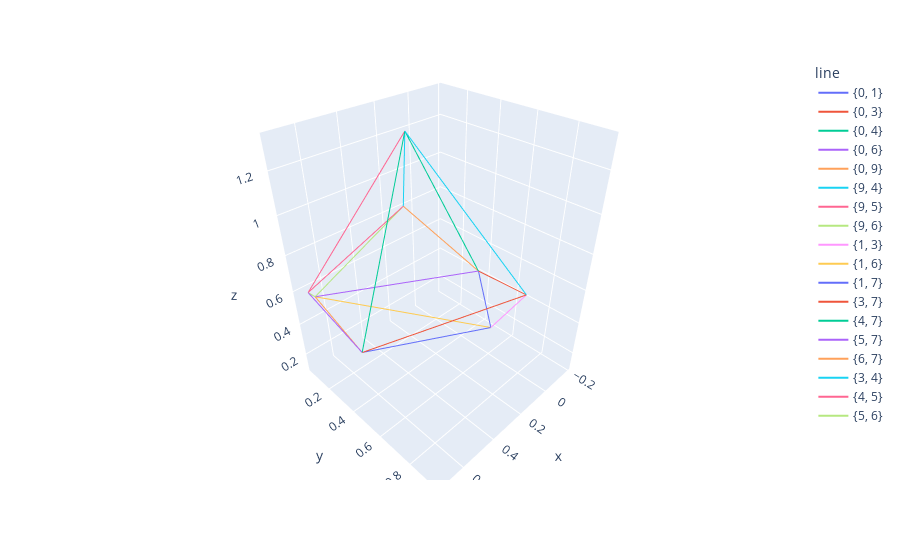

Notebook source saved alongside this figure:
### Code cell
poly_ind = 6
poly = polys[poly_ind]

dims = ["x", "y", "z"]
vertices_by_col = {dims[i]: list(col) for i, col in enumerate(zip(*poly["vertices"]))}
vertices_by_col["extreme"] = [str(i in poly["essential_indices"]) for i in range(len(poly["vertices"]))]
vertices_by_col["text"] = [str(i) for i in range(len(vertices_by_col["x"]))]

# Plot the edges

lines = {}
for start_vertex, adjacent in poly["adjacency"].items():
    for end_vertex in adjacent:
        line = frozenset((int(start_vertex), int(end_vertex)))
        count = lines.get(line, 0)
        lines[line] = count + 1
        
for line, count in lines.items():
    #print(line, count)
    assert count == 2, "Should be dupes"

lines_by_col = {dim: [] for dim in dims}
lines_by_col["line"] = []
for line in lines:
    for vertex in line:
        for dim in dims:
            lines_by_col[dim].append(vertices_by_col[dim][vertex])
        lines_by_col["line"].append(str(set(line)))

#(df=vertices_by_col, x="x", y="y", z="z", color="extreme", text="text")
fig = px.line_3d(lines_by_col, x="x", y="y", z="z", color="line")
#fig.add_scatter3d(**{dim: vertices_by_col[dim] for dim in dims})
fig.show()

### Figure 1 — Plotly figure (JSON) as saved in the notebook; plotly's stock layout.template omitted (floating-point values rounded to 4 significant figures)
{"data": [{"hovertemplate": "line={0, 1}<br>x=%{x}<br>y=%{y}<br>z=%{z}<extra></extra>", "legendgroup": "{0, 1}", "line": {"color": "#636efa", "dash": "solid"}, "marker": {"symbol": "circle"}, "mode": "lines", "name": "{0, 1}", "scene": "scene", "showlegend": true, "type": "scatter3d", "x": [-0.1849, -0.1368], "y": [0.348, 0.5003], "z": [0.4103, 0.1206]}, {"hovertemplate": "line={0, 3}<br>x=%{x}<br>y=%{y}<br>z=%{z}<extra></extra>", "legendgroup": "{0, 3}", "line": {"color": "#EF553B", "dash": "solid"}, "marker": {"symbol": "circle"}, "mode": "lines", "name": "{0, 3}", "scene": "scene", "showlegend": true, "type": "scatter3d", "x": [-0.1849, 0.2335], "y": [0.348, 0.9443], "z": [0.4103, 0.805]}, {"hovertemplate": "line={0, 4}<br>x=%{x}<br>y=%{y}<br>z=%{z}<extra></extra>", "legendgroup": "{0, 4}", "line": {"color": "#00cc96", "dash": "solid"}, "marker": {"symbol": "circle"}, "mode": "lines", "name": "{0, 4}", "scene": "scene", "showlegend": true, "type": "scatter3d", "x": [-0.1849, 0.2841], "y": [0.348, 0.3162], "z": [0.4103, 1.317]}, {"hovertemplate": "line={0, 6}<br>x=%{x}<br>y=%{y}<br>z=%{z}<extra></extra>", "legendgroup": "{0, 6}", "line": {"color": "#ab63fa", "dash": "solid"}, "marker": {"symbol": "circle"}, "mode": "lines", "name": "{0, 6}", "scene": "scene", "showlegend": true, "type": "scatter3d", "x": [-0.1849, 0.6631], "y": [0.348, 0.05582], "z": [0.4103, 0.5397]}, {"hovertemplate": "line={0, 9}<br>x=%{x}<br>y=%{y}<br>z=%{z}<extra></extra>", "legendgroup": "{0, 9}", "line": {"color": "#FFA15A", "dash": "solid"}, "marker": {"symbol": "circle"}, "mode": "lines", "name": "{0, 9}", "scene": "scene", "showlegend": true, "type": "scatter3d", "x": [-0.1849, 0.1036], "y": [0.348, 0.07334], "z": [0.4103, 0.8189]}, {"hovertemplate": "line={9, 4}<br>x=%{x}<br>y=%{y}<br>z=%{z}<extra></extra>", "legendgroup": "{9, 4}", "line": {"color": "#19d3f3", "dash": "solid"}, "marker": {"symbol": "circle"}, "mode": "lines", "name": "{9, 4}", "scene": "scene", "showlegend": true, "type": "scatter3d", "x": [0.1036, 0.2841], "y": [0.07334, 0.3162], "z": [0.8189, 1.317]}, {"hovertemplate": "line={9, 5}<br>x=%{x}<br>y=%{y}<br>z=%{z}<extra></extra>", "legendgroup": "{9, 5}", "line": {"color": "#FF6692", "dash": "solid"}, "marker": {"symbol": "circle"}, "mode": "lines", "name": "{9, 5}", "scene": "scene", "showlegend": true, "type": "scatter3d", "x": [0.1036, 0.6916], "y": [0.07334, 0.04982], "z": [0.8189, 0.5769]}, {"hovertemplate": "line={9, 6}<br>x=%{x}<br>y=%{y}<br>z=%{z}<extra></extra>", "legendgroup": "{9, 6}", "line": {"color": "#B6E880", "dash": "solid"}, "marker": {"symbol": "circle"}, "mode": "lines", "name": "{9, 6}", "scene": "scene", "showlegend": true, "type": "scatter3d", "x": [0.1036, 0.6631], "y": [0.07334, 0.05582], "z": [0.8189, 0.5397]}, {"hovertemplate": "line={1, 3}<br>x=%{x}<br>y=%{y}<br>z=%{z}<extra></extra>", "legendgroup": "{1, 3}", "line": {"color": "#FF97FF", "dash": "solid"}, "marker": {"symbol": "circle"}, "mode": "lines", "name": "{1, 3}", "scene": "scene", "showlegend": true, "type": "scatter3d", "x": [-0.1368, 0.2335], "y": [0.5003, 0.9443], "z": [0.1206, 0.805]}, {"hovertemplate": "line={1, 6}<br>x=%{x}<br>y=%{y}<br>z=%{z}<extra></extra>", "legendgroup": "{1, 6}", "line": {"color": "#FECB52", "dash": "solid"}, "marker": {"symbol": "circle"}, "mode": "lines", "name": "{1, 6}", "scene": "scene", "showlegend": true, "type": "scatter3d", "x": [-0.1368, 0.6631], "y": [0.5003, 0.05582], "z": [0.1206, 0.5397]}, {"hovertemplate": "line={1, 7}<br>x=%{x}<br>y=%{y}<br>z=%{z}<extra></extra>", "legendgroup": "{1, 7}", "line": {"color": "#636efa", "dash": "solid"}, "marker": {"symbol": "circle"}, "mode": "lines", "name": "{1, 7}", "scene": "scene", "showlegend": true, "type": "scatter3d", "x": [-0.1368, 0.7225], "y": [0.5003, 0.4897], "z": [0.1206, 0.5158]}, {"hovertemplate": "line={3, 7}<br>x=%{x}<br>y=%{y}<br>z=%{z}<extra></extra>", "legendgroup": "{3, 7}", "line": {"color": "#EF553B", "dash": "solid"}, "marker": {"symbol": "circle"}, "mode": "lines", "name": "{3, 7}", "scene": "scene", "showlegend": true, "type": "scatter3d", "x": [0.2335, 0.7225], "y": [0.9443, 0.4897], "z": [0.805, 0.5158]}, {"hovertemplate": "line={4, 7}<br>x=%{x}<br>y=%{y}<br>z=%{z}<extra></extra>", "legendgroup": "{4, 7}", "line": {"color": "#00cc96", "dash": "solid"}, "marker": {"symbol": "circle"}, "mode": "lines", "name": "{4, 7}", "scene": "scene", "showlegend": true, "type": "scatter3d", "x": [0.2841, 0.7225], "y": [0.3162, 0.4897], "z": [1.317, 0.5158]}, {"hovertemplate": "line={5, 7}<br>x=%{x}<br>y=%{y}<br>z=%{z}<extra></extra>", "legendgroup": "{5, 7}", "line": {"color": "#ab63fa", "dash": "solid"}, "marker": {"symbol": "circle"}, "mode": "lines", "name": "{5, 7}", "scene": "scene", "showlegend": true, "type": "scatter3d", "x": [0.6916, 0.7225], "y": [0.04982, 0.4897], "z": [0.5769, 0.5158]}, {"hovertemplate": "line={6, 7}<br>x=%{x}<br>y=%{y}<br>z=%{z}<extra></extra>", "legendgroup": "{6, 7}", "line": {"color": "#FFA15A", "dash": "solid"}, "marker": {"symbol": "circle"}, "mode": "lines", "name": "{6, 7}", "scene": "scene", "showlegend": true, "type": "scatter3d", "x": [0.6631, 0.7225], "y": [0.05582, 0.4897], "z": [0.5397, 0.5158]}, {"hovertemplate": "line={3, 4}<br>x=%{x}<br>y=%{y}<br>z=%{z}<extra></extra>", "legendgroup": "{3, 4}", "line": {"color": "#19d3f3", "dash": "solid"}, "marker": {"symbol": "circle"}, "mode": "lines", "name": "{3, 4}", "scene": "scene", "showlegend": true, "type": "scatter3d", "x": [0.2335, 0.2841], "y": [0.9443, 0.3162], "z": [0.805, 1.317]}, {"hovertemplate": "line={4, 5}<br>x=%{x}<br>y=%{y}<br>z=%{z}<extra></extra>", "legendgroup": "{4, 5}", "line": {"color": "#FF6692", "dash": "solid"}, "marker": {"symbol": "circle"}, "mode": "lines", "name": "{4, 5}", "scene": "scene", "showlegend": true, "type": "scatter3d", "x": [0.2841, 0.6916], "y": [0.3162, 0.04982], "z": [1.317, 0.5769]}, {"hovertemplate": "line={5, 6}<br>x=%{x}<br>y=%{y}<br>z=%{z}<extra></extra>", "legendgroup": "{5, 6}", "line": {"color": "#B6E880", "dash": "solid"}, "marker": {"symbol": "circle"}, "mode": "lines", "name": "{5, 6}", "scene": "scene", "showlegend": true, "type": "scatter3d", "x": [0.6916, 0.6631], "y": [0.04982, 0.05582], "z": [0.5769, 0.5397]}], "layout": {"legend": {"title": {"text": "line"}, "tracegroupgap": 0}, "margin": {"t": 60}, "scene": {"domain": {"x": [0, 1], "y": [0, 1]}, "xaxis": {"title": {"text": "x"}}, "yaxis": {"title": {"text": "y"}}, "zaxis": {"title": {"text": "z"}}}}}
